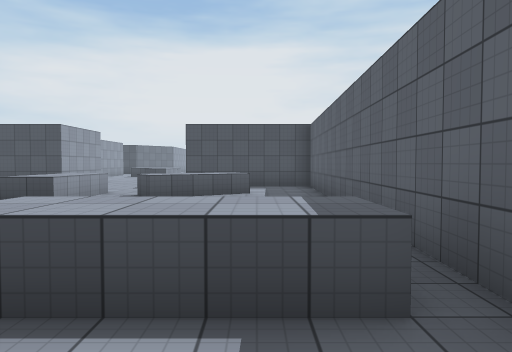
[1] (above)

21 first-person views from a walk through a 3-D level made in the Unity game engine. The camera is 1.5 m above the floor, tilts 2° down and sees 70° across. The floor is counted in squares, 2 m on a side. Each view is taken from the middle of a square. On the plan, view 1 faces up. The plan holds only what a view shows up to about 11 squares ahead; the rest is blank. The place goes on beyond the plan. The player is left out. Surface patterns are stand-ins for the level's own textures.

[2]
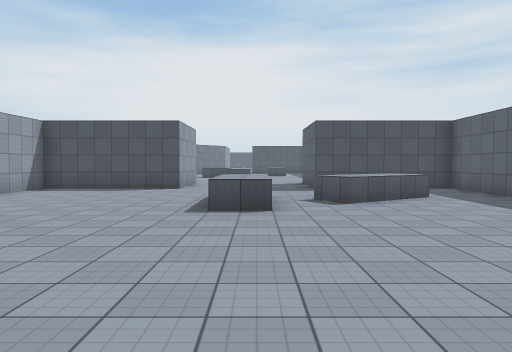

[3]
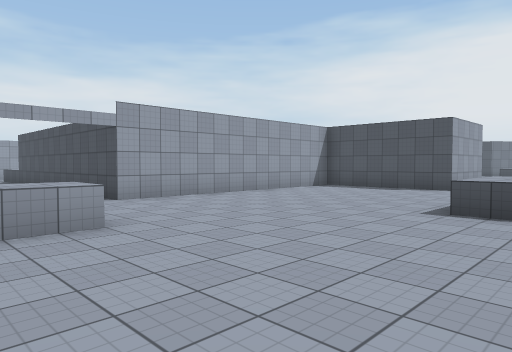

[4]
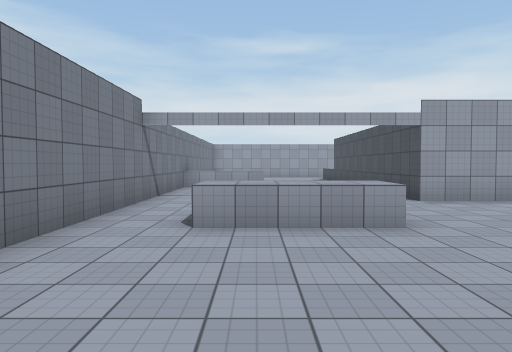

[5]
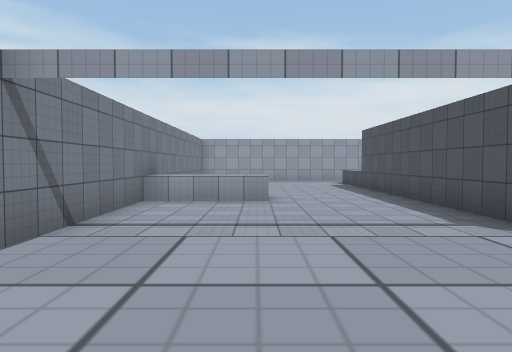

[6]
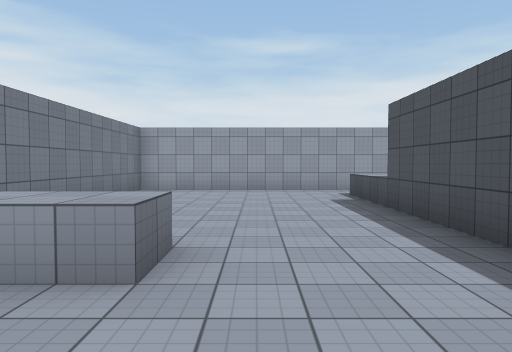

[7]
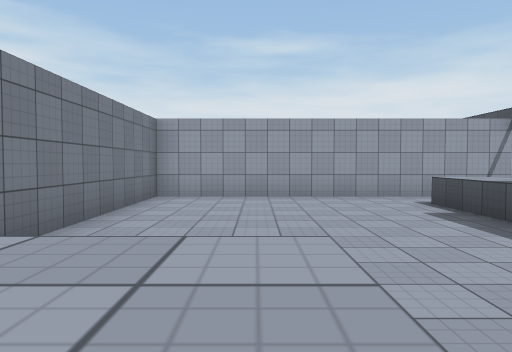

[8]
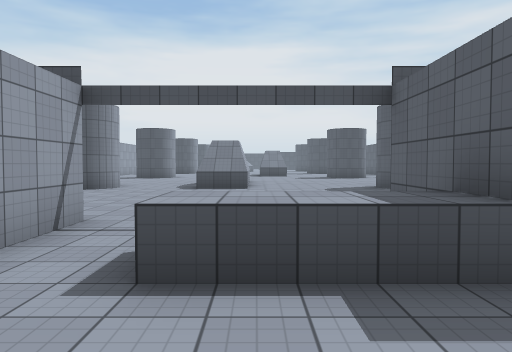

[9]
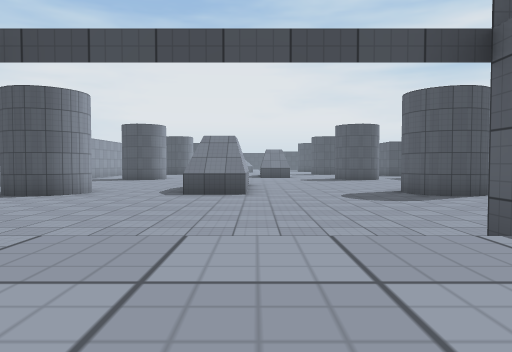

[10]
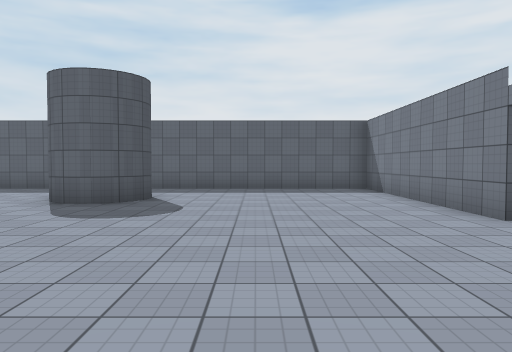

[11]
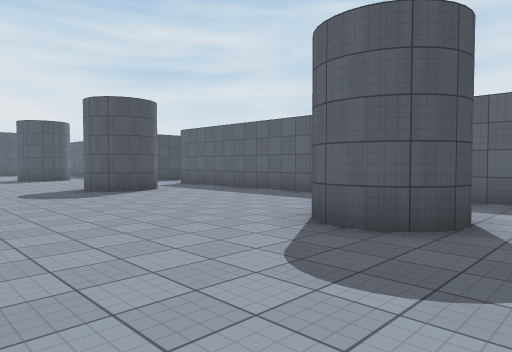

[12]
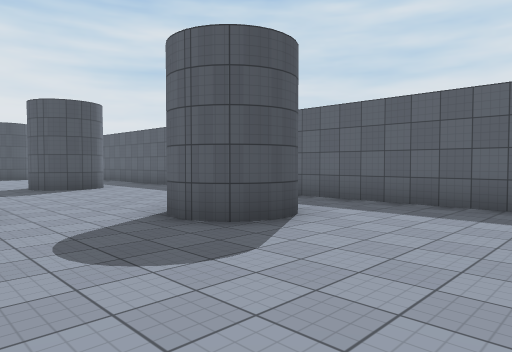

[13]
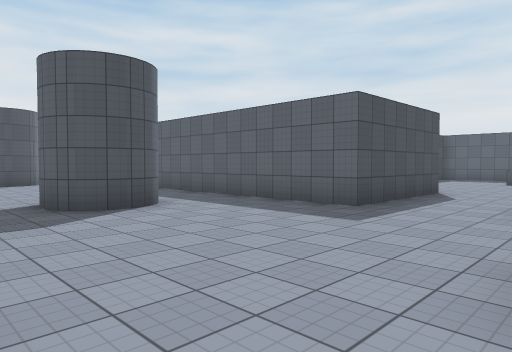

[14]
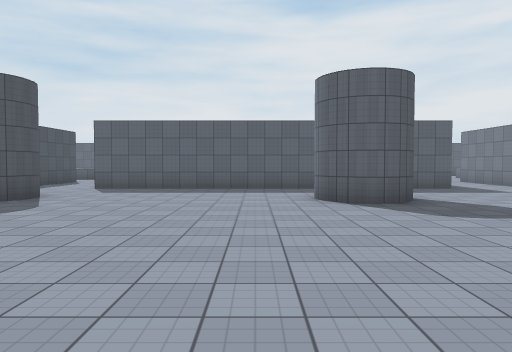

[15]
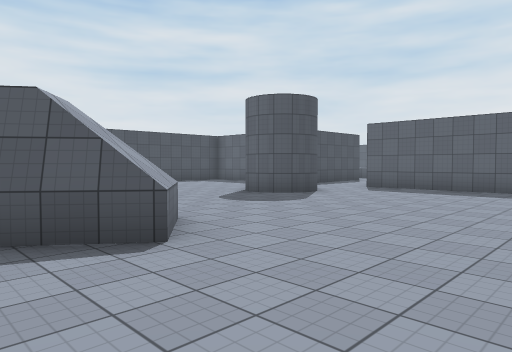

[16]
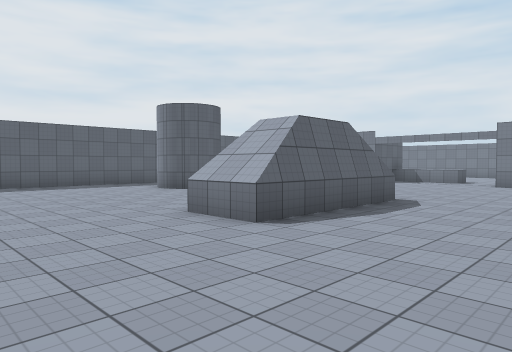

[17]
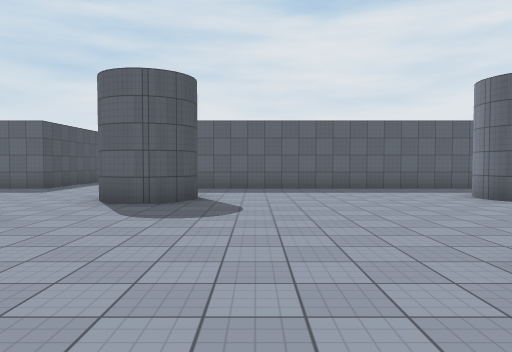

[18]
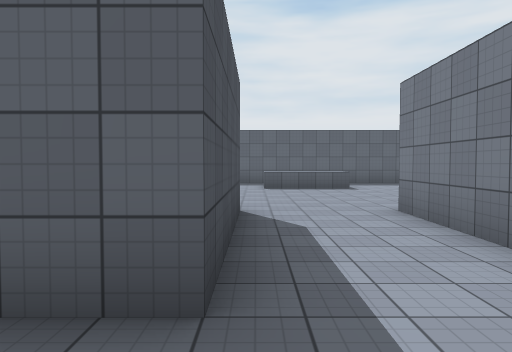

[19]
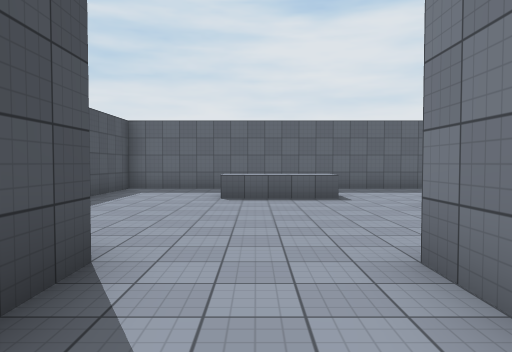

[20]
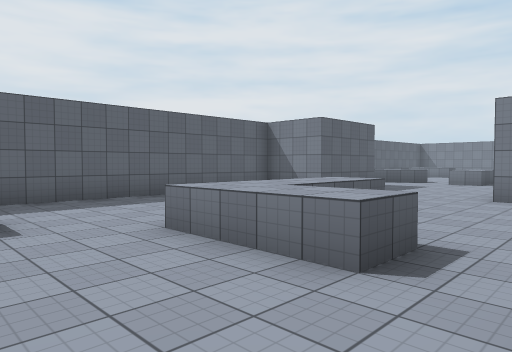

[21]
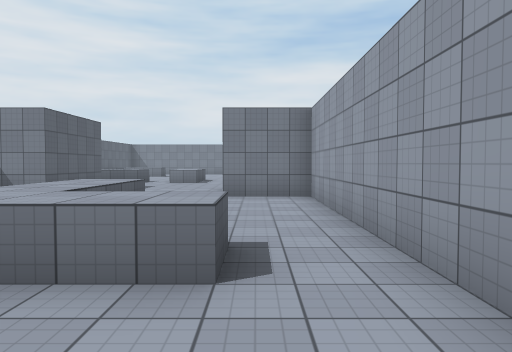

### Floor plan
Key: @ floor where view 1 was taken; # wall or solid block; . floor; ^ raised ledge.
Columns run from 25 left of view 1 to 2 right of it. Each row starts with its distance up from view 1.
 38        ...
 37       ...#  ..
 36       ...##...
 35     .........#
 34    ##........#
 33   ...........#
 32   ...........#
 31   ...........#
 30   ...........#
 29     .....##..#
 28       ...##..#        ####
 27        ......#      .....#
 26         .....#####.......#
 25        ..................#
 24        ...............^  #
 23        ...............^  #
 22       ...#  .####........#
 21     .....##..#  #........#
 20 . ...........#  #..^^....#
 19  ............#  #...^. ..#
 18 .............#  #...^.   #
 17 .............#  #.....   #
 16  ...#........#  #....    #
 15 ....#........#  #....    #
 14 #...#....##..#  ###..  ##
 13 #...#....##..#   ##....#
 12 .............######....#####
 11 .............##......... ..#
 10  ............##........  ..#
  9  ............##......^.^^..#
  8   ...........##......^.^...#
  7   ..  .......##......^.... #
  6   #..  ########........... #
  5   #..^^########..........  #
  4   #.....................   #
  3   #............ ...........#
  2   #............  ^......^^.#
  1   #.......^....  ^..... ...
  0   #.....  ^...........   @
 -1   #.....  ^..........
 -2   ##################

Where each view was taken, in squares from view 1:
view 1: 0 up, 0 right, facing up
view 2: 1 up, 4 left, facing up
view 3: 1 up, 3 left, facing up-left
view 4: 1 up, 3 left, facing left
view 5: 1 up, 7 left, facing left
view 6: 2 up, 12 left, facing left
view 7: 1 up, 14 left, facing left
view 8: 2 up, 20 left, facing up
view 9: 4 up, 20 left, facing up
view 10: 10 up, 23 left, facing right
view 11: 11 up, 20 left, facing up-right
view 12: 17 up, 19 left, facing up-right
view 13: 22 up, 18 left, facing up-right
view 14: 31 up, 23 left, facing right
view 15: 30 up, 23 left, facing up-right
view 16: 20 up, 25 left, facing down-right
view 17: 19 up, 23 left, facing right
view 18: 25 up, 14 left, facing right
view 19: 24 up, 11 left, facing right
view 20: 23 up, 8 left, facing down-right
view 21: 23 up, 7 left, facing down
